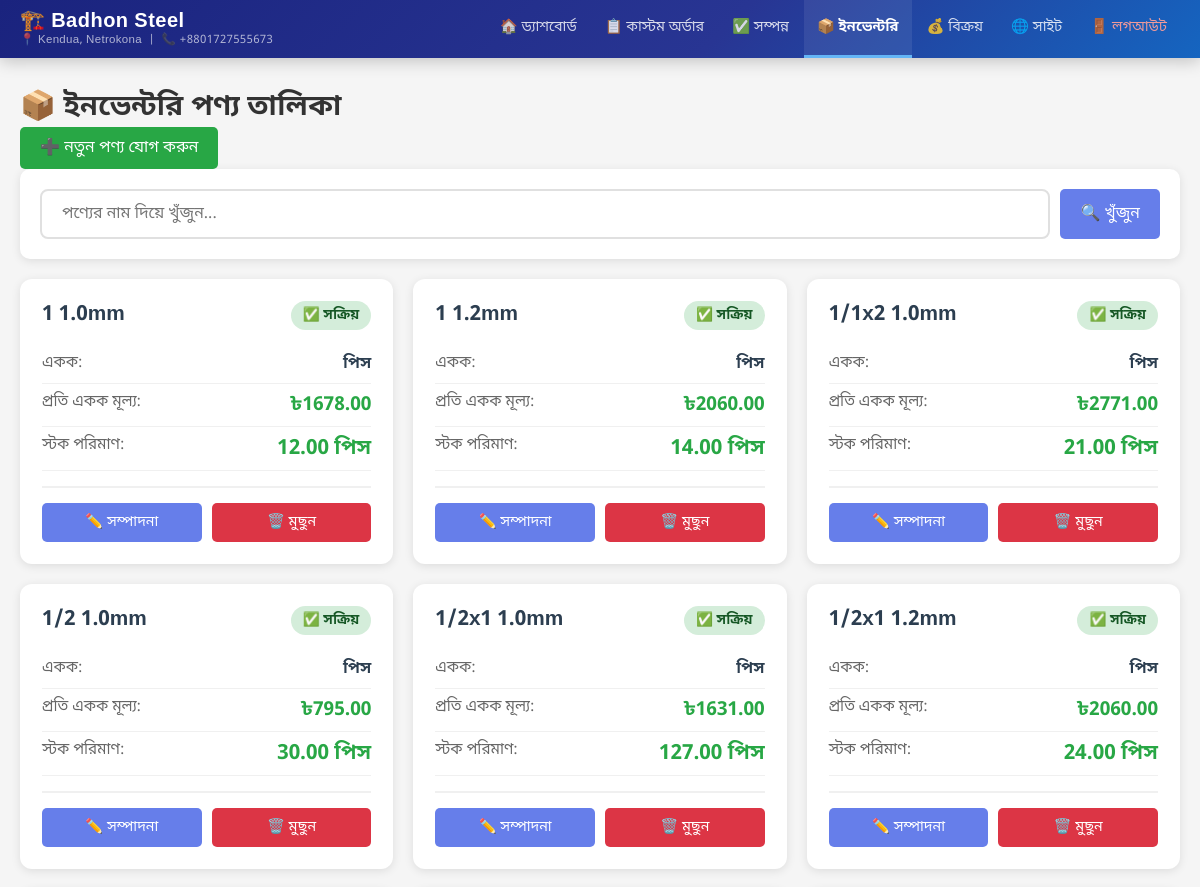
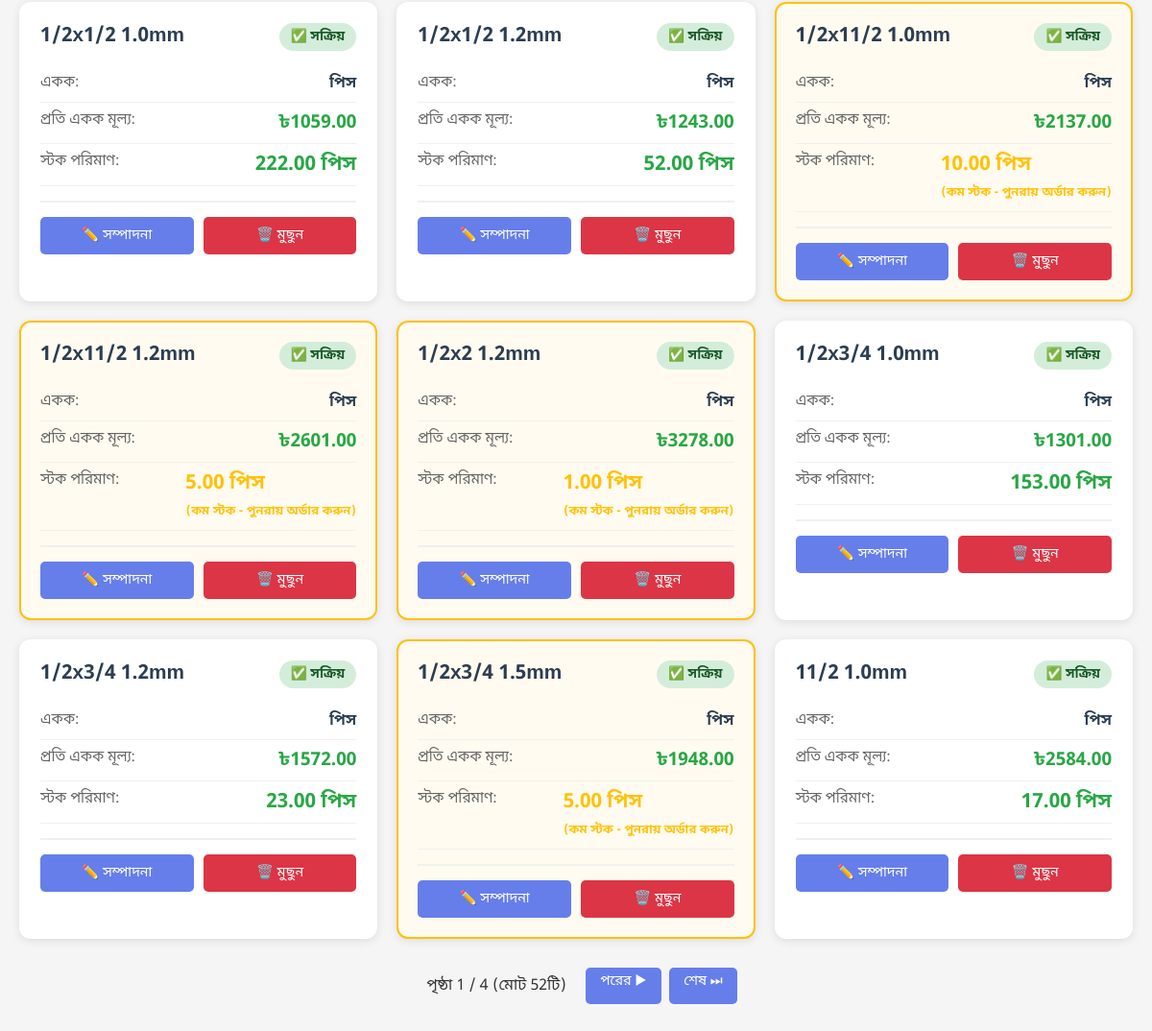
The app's page /admin-panel/inventory/ (signed in) with its own data (2 pictures, top to bottom).
### shop/models.py (models this page shows, shortened)
class InventoryProduct(models.Model):
    UNIT_CHOICES = [
        ('piece', 'পিস'),
        ('feet', 'ফুট'),
        ('meter', 'মিটার'),
        ('ton', 'টন'),
        ('kg', 'কেজি'),
    ]
    name = models.CharField(max_length=200, verbose_name='পণ্যের নাম')
    description = models.TextField(verbose_name='বিবরণ', blank=True)
    unit = models.CharField(max_length=20, choices=UNIT_CHOICES, verbose_name='একক')
    price_per_unit = models.DecimalField(max_digits=10, decimal_places=2, verbose_name='প্রতি একক মূল্য')
    stock_quantity = models.DecimalField(max_digits=10, decimal_places=2, verbose_name='স্টক পরিমাণ', default=0)
    is_active = models.BooleanField(default=True, verbose_name='সক্রিয়')
    created_at = models.DateTimeField(auto_now_add=True, verbose_name='তৈরির তারিখ')
    updated_at = models.DateTimeField(auto_now=True, verbose_name='আপডেটের তারিখ')
    image = models.ImageField(upload_to='inventory/', blank=True, null=True, verbose_name='ছবি')
    class Meta:
        verbose_name = 'ইনভেন্টরি পণ্য'
        verbose_name_plural = 'ইনভেন্টরি পণ্যসমূহ'
        ordering = ['name']

### shop/views.py (the view)
# urls.py: path('admin-panel/inventory/', views.inventory_product_list, name='inventory_product_list'),
@login_required
def inventory_product_list(request):
    search_query = request.GET.get('search', '')
    page_number = request.GET.get('page', 1)
    products = InventoryProduct.objects.all()
    if search_query:
        products = products.filter(
            Q(name__icontains=search_query) |
            Q(description__icontains=search_query)
        )
    paginator = Paginator(products, 15)
    page_obj = paginator.get_page(page_number)
    context = {
        'products': page_obj,
        'page_obj': page_obj,
        'search_query': search_query,
    }
    return render(request, 'admin_panel/inventory_product_list.html', context)

### shop/templates/admin_panel/inventory_product_list.html (shortened to what this page needs)
{% extends 'admin_panel/base.html' %}
{% block content %}
<div class="inventory-header">
    <h2>📦 ইনভেন্টরি পণ্য তালিকা</h2>
    <a href="{% url 'inventory_product_create' %}" class="btn btn-success">➕ নতুন পণ্য যোগ করুন</a>
</div>
<div class="search-section">
    <form method="get" class="search-form">
        <input type="text" name="search" placeholder="পণ্যের নাম দিয়ে খুঁজুন..." value="{{ search_query }}" class="search-input">
        <button type="submit" class="btn btn-primary">🔍 খুঁজুন</button>
    </form>
</div>
{% if products %}
<div class="inventory-grid">
    {% for product in products %}
    <div class="product-card {% if product.stock_quantity <= 0 %}out-of-stock{% elif product.stock_quantity <= 10 %}low-stock{% endif %}">
        <div class="product-header">
            <h3 class="product-name">{{ product.name }}</h3>
            <span class="product-status {% if product.is_active %}status-active{% else %}status-inactive{% endif %}">
                {% if product.is_active %}✅ সক্রিয়{% else %}⏸️ নিষ্ক্রিয়{% endif %}
            </span>
        </div>
        <div class="product-info">
            <div class="info-row">
                <span class="info-label">একক:</span>
                <span class="info-value">{{ product.get_unit_display }}</span>
            </div>
            <div class="info-row">
                <span class="info-label">প্রতি একক মূল্য:</span>
                <span class="info-value price-value">৳{{ product.price_per_unit }}</span>
            </div>
            <div class="info-row">
                <span class="info-label">স্টক পরিমাণ:</span>
                <span class="info-value stock-value {% if product.stock_quantity <= 0 %}stock-out{% elif product.stock_quantity <= 10 %}stock-low{% else %}stock-ok{% endif %}">
                    {{ product.stock_quantity }} {{ product.get_unit_display }}
                    {% if product.stock_quantity <= 0 %}
                    <br><small style="font-size: 0.8rem;">(আউট অফ স্টক)</small>
                    {% elif product.stock_quantity <= 10 %}
                    <br><small style="font-size: 0.8rem;">(কম স্টক - পুনরায় অর্ডার করুন)</small>
                    {% endif %}
                </span>
            </div>
        </div>
        <div class="product-actions">
            <a href="{% url 'inventory_product_edit' product.pk %}" class="btn btn-primary">✏️ সম্পাদনা</a>
            <a href="{% url 'inventory_product_delete' product.pk %}" class="btn btn-danger" onclick="return confirm('আপনি কি নিশ্চিত যে এই পণ্যটি মুছে ফেলতে চান?')">🗑️ মুছুন</a>
        </div>
    </div>
    {% endfor %}
</div>
{% else %}
<div class="empty-state">
    <h3>📦 কোনো পণ্য পাওয়া যায়নি</h3>
    <p style="color: #666; margin-bottom: 20px;">আপনার ইনভেন্টরিতে এখনো কোনো পণ্য নেই।</p>
    <a href="{% url 'inventory_product_create' %}" class="btn btn-success">➕ প্রথম পণ্য যোগ করুন</a>
</div>
{% endif %}
{% if page_obj.has_other_pages %}
<nav class="pagination-nav" style="margin-top: 24px; display: flex; justify-content: center; gap: 8px; flex-wrap: wrap;">
    <span class="pagination-info" style="align-self: center; padding: 8px 12px;">
        পৃষ্ঠা {{ page_obj.number }} / {{ page_obj.paginator.num_pages }} (মোট {{ page_obj.paginator.count }}টি)
    </span>
    {% if page_obj.has_next %}
    <a href="?page={{ page_obj.next_page_number }}{% if search_query %}&search={{ search_query }}{% endif %}" class="btn btn-sm">পরের ▶</a>
    <a href="?page={{ page_obj.paginator.num_pages }}{% if search_query %}&search={{ search_query }}{% endif %}" class="btn btn-sm">শেষ ⏭</a>
    {% endif %}
</nav>
{% endif %}
{% endblock %}

### records on screen
InventoryProduct: name "1 1.0mm", is_active "✅ সক্রিয়", unit "পিস", price_per_unit "1678.00", stock_quantity "12.00"
InventoryProduct: name "1 1.2mm", is_active "✅ সক্রিয়", unit "পিস", price_per_unit "2060.00", stock_quantity "14.00"
InventoryProduct: name "1/1x2 1.0mm", is_active "✅ সক্রিয়", unit "পিস", price_per_unit "2771.00", stock_quantity "21.00"
InventoryProduct: name "1/2 1.0mm", is_active "✅ সক্রিয়", unit "পিস", price_per_unit "795.00", stock_quantity "30.00"
InventoryProduct: name "1/2x1 1.0mm", is_active "✅ সক্রিয়", unit "পিস", price_per_unit "1631.00", stock_quantity "127.00"
InventoryProduct: name "1/2x1 1.2mm", is_active "✅ সক্রিয়", unit "পিস", price_per_unit "2060.00", stock_quantity "24.00"
InventoryProduct: name "1/2x1/2 1.0mm", is_active "✅ সক্রিয়", unit "পিস", price_per_unit "1059.00", stock_quantity "222.00"
InventoryProduct: name "1/2x1/2 1.2mm", is_active "✅ সক্রিয়", unit "পিস", price_per_unit "1243.00", stock_quantity "52.00"
InventoryProduct: name "1/2x11/2 1.0mm", is_active "✅ সক্রিয়", unit "পিস", price_per_unit "2137.00", stock_quantity "10.00", shows "(কম স্টক - পুনরায় অর্ডার করুন)"
InventoryProduct: name "1/2x11/2 1.2mm", is_active "✅ সক্রিয়", unit "পিস", price_per_unit "2601.00", stock_quantity "5.00", shows "(কম স্টক - পুনরায় অর্ডার করুন)"
InventoryProduct: name "1/2x2 1.2mm", is_active "✅ সক্রিয়", unit "পিস", price_per_unit "3278.00", stock_quantity "1.00", shows "(কম স্টক - পুনরায় অর্ডার করুন)"
InventoryProduct: name "1/2x3/4 1.0mm", is_active "✅ সক্রিয়", unit "পিস", price_per_unit "1301.00", stock_quantity "153.00"
InventoryProduct: name "1/2x3/4 1.2mm", is_active "✅ সক্রিয়", unit "পিস", price_per_unit "1572.00", stock_quantity "23.00"
InventoryProduct: name "1/2x3/4 1.5mm", is_active "✅ সক্রিয়", unit "পিস", price_per_unit "1948.00", stock_quantity "5.00", shows "(কম স্টক - পুনরায় অর্ডার করুন)"
InventoryProduct: name "11/2 1.0mm", is_active "✅ সক্রিয়", unit "পিস", price_per_unit "2584.00", stock_quantity "17.00"

### other values on screen
{{ page_obj.number }} "1"
{{ page_obj.paginator.num_pages }} "4"
{{ page_obj.paginator.count }} "52"
